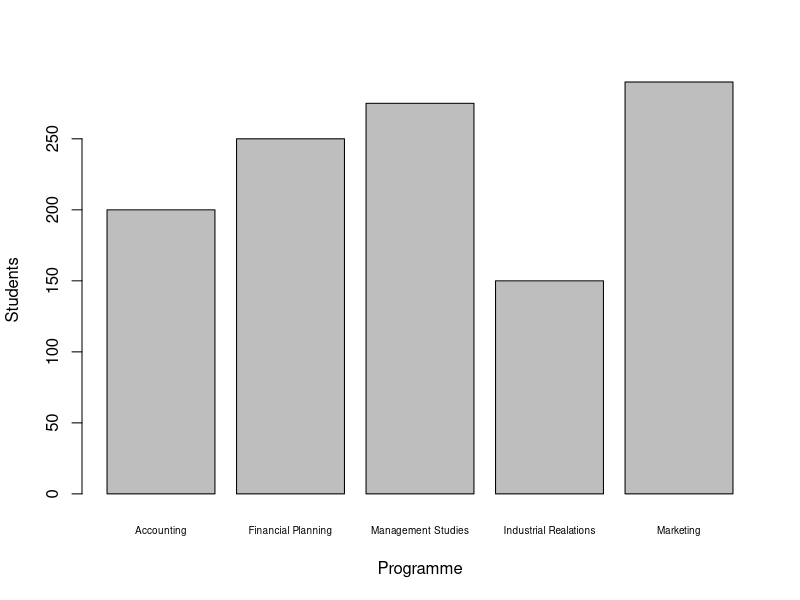
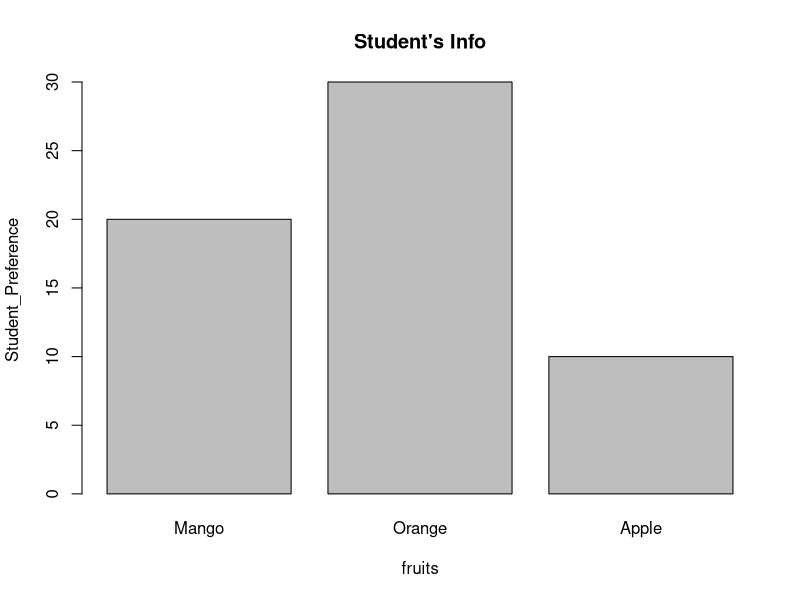
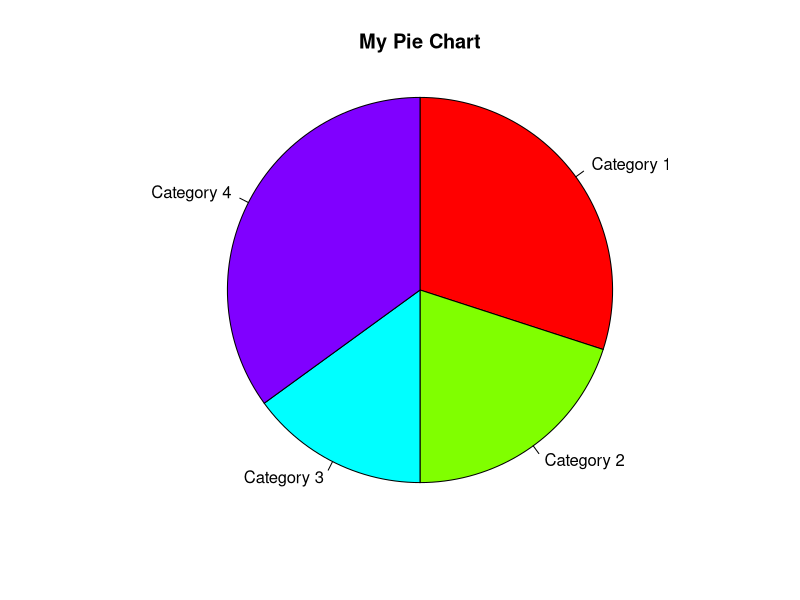
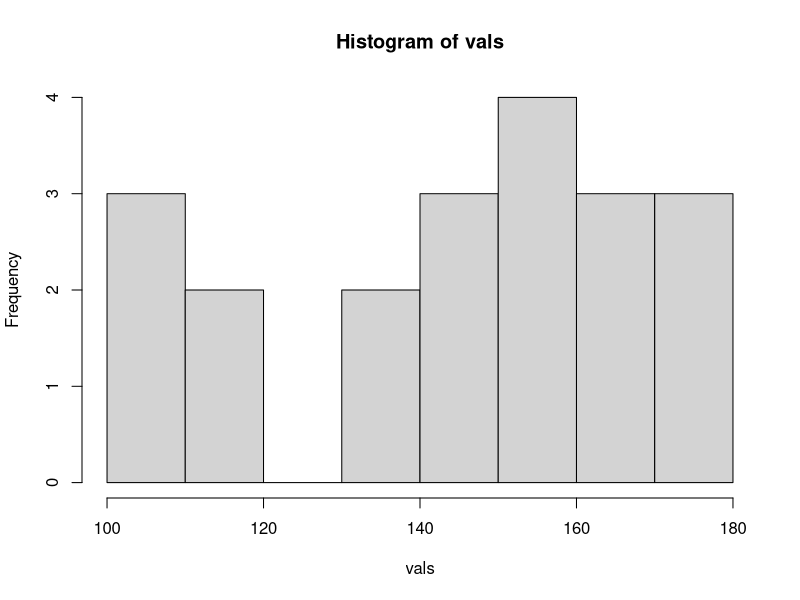
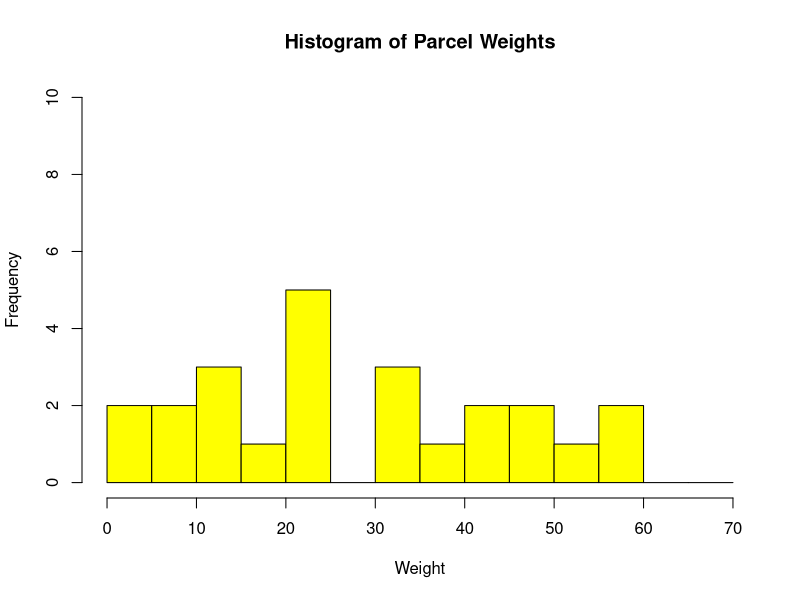
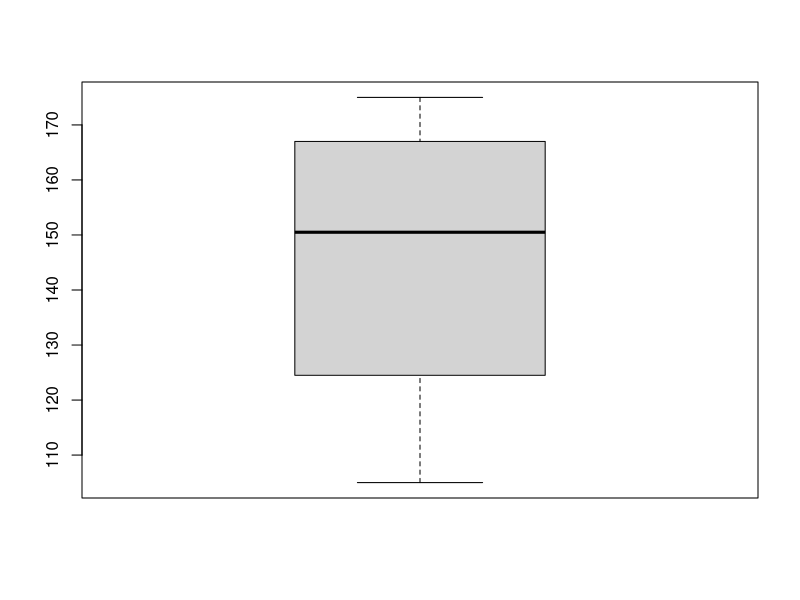
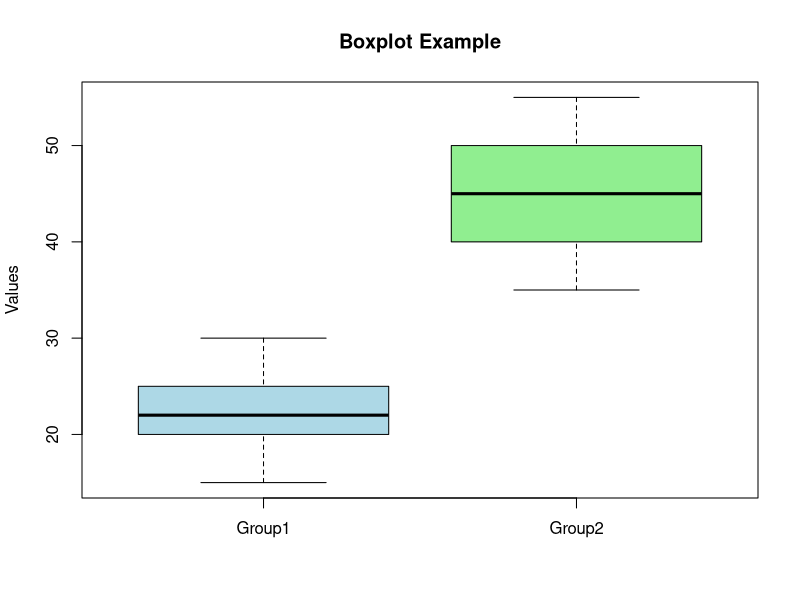
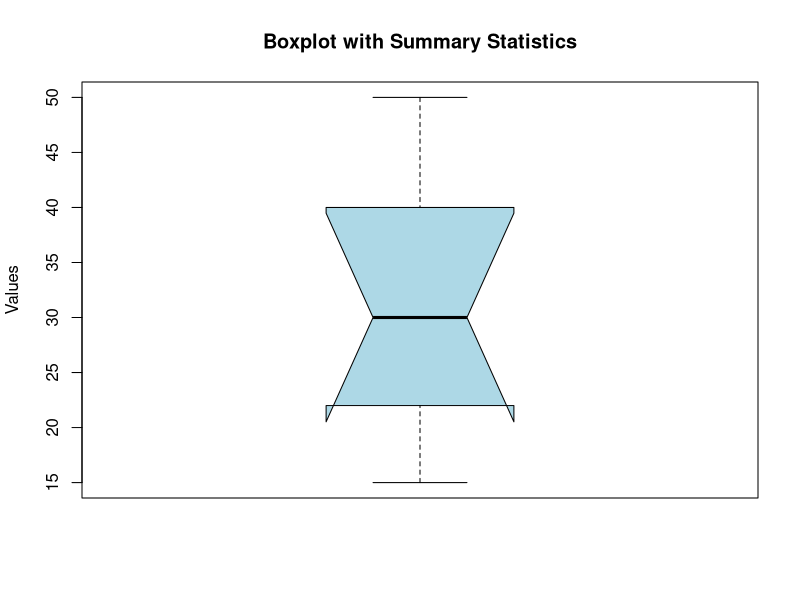

The R source for these figures, in order:
#-----------------------------------Descriptive Statistics------------------------------

#Descriptive Statistics are methods of organizing, summarizing, and presenting 
#data in a convenient and informative way.

#Graphical Techniques
#Numerical Techiniques

#----------------------------------------Bar Charts------------------------------------

programme <- c("Accounting", "Financial Planning", "Management Studies", "Industrial Realations", "Marketing")
programme

students <- c(200, 250, 275, 150, 290)
students

bar <- cbind(programme, students)
print(bar)

barplot(
  students,
  xlab = "Programme",
  ylab = "Students",
  names.arg = programme,
  cex.names = 0.6
)

#homework

fruits <- c("Mango", "Orange", "Apple")
Student_Preference <- c(20, 30, 10)

barplot(
  Student_Preference,
  xlab = "fruits",
  ylab = "Student_Preference",
  names.arg = fruits,
  main = "Student's Info"
)

#----------------------------Pie Charts------------------------------

#pie(x,labels, radius, main, col, clockwise)

#x - numeric values
#labels - used to give descriptions to the slices
#radius - radius of the graph
#col - indicates the color palette
#main - title of the graph

x <- c(30,20,15,35)
x
labels <- c("Category 1", "Category 2", "Category 3", "Category 4")
labels

pie(x, labels = labels, radius = 1, main="My Pie Chart", col = rainbow(length(x)), clockwise = TRUE)


#------------------------Summarizing Qualitative Data------------------------

#stem and leaf display
#Frequency Tables
#Histogram
#Box Plot
#Scatter Diagrams


#----------------stem and leaf--------------
vals <- c(109, 148, 175, 148, 116, 175, 112, 159, 158, 169, 136, 133, 143, 169, 165, 106, 154, 105, 153, 175)
stem(vals)

#------------------Frequency Table-----------
ranges <- cut(vals, breaks = c(101, 111, 121,131,141,151,161))
print(ranges)

frequency_table <- table(ranges)
print((frequency_table[1]))

#----------------Histogram-------------------

#hist(v,main,xlab,xlim,ylim,breaks,col,border)

hist(vals)

# Set of weights
weights <- c(14, 22, 33, 45, 56, 23, 12, 56, 45, 34, 23, 11, 17, 3, 5, 23, 34, 38, 54, 6, 7, 24, 48, 46)

# Create a histogram
hist(weights, 
     main = "Histogram of Parcel Weights",
     xlab = "Weight",
     ylab = "Frequency",
     xlim = c(0, 70),
     ylim = c(0, 10),
     col = "yellow",
     breaks = seq(0, 70,  5),
     width = 5)


#v is a vector containing numeric values used in histogram
#main indicates title of the chart
#xlab is used to give description of x axis
#xlim is used to specify the range of values on the x axis
#ylim is used to specify the range of values on the y axis
#breaks is used to mention the width of each bar
#col is used to set color of the bars
#border is used to set border color of each bar

#----------------BoxPlot------------------------

boxplot(vals)


data <- c(12, 15, 18, 20, 22, 25, 27, 30, 35, 100)

#calculating quartiles and IQR
q <- quantile(data, probs = c(.025, .075))
q

Q1 <- q[1]
Q3 <- q[2]

IQR_Value <- IQR(data)
print(IQR_Value)

#calculating lower and upper bounds for outliers
lower_bound <- Q1 - 1.5 * IQR_Value
upper_bound <- Q3 + 1.5 * IQR_Value
 
#identifying outliers
Outliers <- data[data < lower_bound | data > upper_bound]
print(Outliers)



# Example data for multiple groups
group1 <- c(15, 20, 22, 25, 30)
group2 <- c(35, 40, 45, 50, 55)

# Combine data into a list
data_list <- list(Group1 = group1, Group2 = group2)

# Draw a boxplot for multiple groups
boxplot(data_list, main = "Boxplot Example", ylab = "Values", col = c("lightblue", "lightgreen"))






data <- c(15, 20, 22, 25, 30, 35, 40, 45, 50)


# Create a boxplot with additional statistics
boxplot(data, main = "Boxplot with Summary Statistics", ylab = "Values",
        notch = TRUE, col = "lightblue", border = "black",
        names = c("Group1"), # Change group name if needed
        boxwex = 0.6, # Adjust width of the boxes
        outline = FALSE, # Do not plot outliers separately
        stats = c("median", "quartiles", "range")) # Specify statistics to display


#------------------Scatter Plots-----------------------

study_hours <- c(14, 42, 10, 32, 5, 10, 25, 18)
study_hours

gpa <- c(2.91, 3.98, 2.22, 3.81, 1.0, 1.82, 2.79, 2.48)
plot(
  study_hours,
  gpa,
  xlab = "No of Hours Studied Per Week",
  ylab = "GPA",
  main = "Scatterplot Example",
  col = "darkblue",
  pch = 16
)


#-------------------------------Exercise 1--------------------------------

ex1_data <- c( sample(1:100, 100, replace = TRUE))
print(ex1_data)

mean(ex1_data)
median(ex1_data)
mode(ex1_data)
percentile_90 = quantile(ex1_data, 0.9)
range(ex1_data)
IQR(ex1_data)
var(ex1_data)
sd(ex1_data)
cov = (sd(ex1_data)/length(ex1_data)) * 100
print(cov)
round(cov,2)